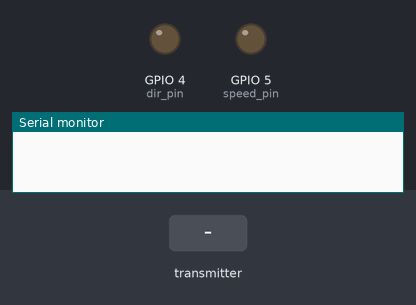
The sketch below on a simulated ESP8266 (NodeMCU). Shown: output pins drawn as LEDs (lit = HIGH), the last lines printed to the serial monitor. The inputs (shaded band) are chosen by the test bench.

Above: at 1.2 s.
1.3 s: the transmitter starts sending speed = 25
At 3.9 s:
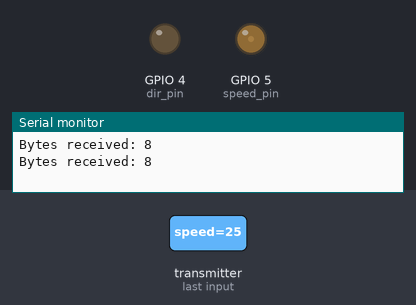
4.3 s: the transmitter starts sending speed = 100
At 6.1 s:
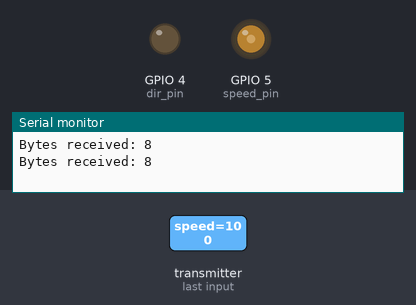
Timing chart, 0 to 7.6 s (numbered marks = the images above; inputs shaded):
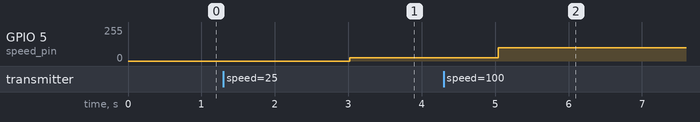

The sketch:

voice_control_car_using_esp_now.ino
```cpp
// uint8_t broadcastAddress[] = {0xA4, 0xCF, 0x12, 0xF3, 0x84, 0x5D};
/*
  Rui Santos
  Complete project details at https://RandomNerdTutorials.com/esp-now-two-way-communication-esp8266-nodemcu/

  Permission is hereby granted, free of charge, to any person obtaining a copy
  of this software and associated documentation files.

  The above copyright notice and this permission notice shall be included in all
  copies or substantial portions of the Software.
*/

#include <ESP8266WiFi.h>
#include <espnow.h>

#include <Adafruit_Sensor.h>
#include <DHT.h>

// REPLACE WITH THE MAC Address of your receiver
uint8_t broadcastAddress[] = {0xA4, 0xCF, 0x12, 0xF3, 0x81, 0xEF};

uint8_t debug_mode = 1;
// Digital pin connected to the DHT sensor
#define speed_pin 5    // D1
#define dir_pin 4      // D2


#define datalen 4
#define threshold 5

int i = 0;

int a_speed = 0;
int b_speed = 0;

// Uncomment the type of sensor in use:
//#define DHTTYPE    DHT11     // DHT 11
// #define DHTTYPE    DHT22     // DHT 22 (AM2302)
//#define DHTTYPE    DHT21     // DHT 21 (AM2301)

// DHT dht(DHTPIN, DHTTYPE);

// Define variables to store DHT readings to be sent
float Speed;
float Direction;

// Define variables to store incoming readings
float incomingSpeed;
float incomingDir;

String dataString = ""; // variable to hold input data
int dataArray[datalen]; // array to hold parsed integers
int dataIndex = 0; // index for dataArray

// Updates DHT readings every 10 seconds
const long interval = 1000;
unsigned long previousMillis = 0;    // will store last time DHT was updated

// Variable to store if sending data was successful
String success;

//Structure example to send data
//Must match the receiver structure
typedef struct struct_message {
    float speed;
    float dir;
} struct_message;

// Create a struct_message called Data_structure to hold sensor readings
struct_message Data_structure;

// Create a struct_message to hold incoming sensor readings
struct_message incomingReadings;

// Callback when data is sent
void OnDataSent(uint8_t *mac_addr, uint8_t sendStatus) {
  if(debug_mode == 1)
    Serial.print("Last Packet Send Status: ");
  if (sendStatus == 0){
    if(debug_mode == 1)
      Serial.println("Delivery success");
  }
  else{
    if(debug_mode == 1)
      Serial.println("Delivery fail");
  }
}

// Callback when data is received
void OnDataRecv(uint8_t * mac, uint8_t *incomingData, uint8_t len) {
  memcpy(&incomingReadings, incomingData, sizeof(incomingReadings));
  if(debug_mode == 1)
  {
    Serial.print("Bytes received: ");
    Serial.println(len);
  }

  incomingSpeed = incomingReadings.speed;
  incomingDir = incomingReadings.dir;
}

// ##edit this function
void getReadings(){
  // reciving data
  Speed = incomingSpeed; // ##replace this from speed
  // Read Speed as Fahrenheit (isFahrenheit = true)
  //float t = dht.readTemperature(true);
  if (isnan(Speed)){
    Serial.println("Failed to read");
    Speed = 0.0;
  }
  // reciving data
  Direction = incomingDir;  // ##replace this from direction
  if (isnan(Direction)){
    Serial.println("Failed to read");
    Direction = 0.0;
  }
}

void printIncomingReadings(){
  // Display Readings in Serial Monitor
  Serial.println("INCOMING READINGS");
  Serial.print("Speed: ");
  Serial.print(incomingSpeed);
  Serial.println(" units");
  Serial.print("Direction: ");
  Serial.print(incomingDir);
  Serial.println(" sign");
}

void setup() {
  // Init Serial Monitor
  Serial.begin(115200);

  // Init DHT sensor
  // dht.begin();

  // Set device as a Wi-Fi Station
  WiFi.mode(WIFI_STA);
  WiFi.disconnect();

  // Init ESP-NOW
  if (esp_now_init() != 0) {
    Serial.println("Error initializing ESP-NOW");
    return;
  }

  // Set ESP-NOW Role
  esp_now_set_self_role(ESP_NOW_ROLE_COMBO);

  // Once ESPNow is successfully Init, we will register for Send CB to
  // get the status of Trasnmitted packet
  esp_now_register_send_cb(OnDataSent);

  // Register peer
  esp_now_add_peer(broadcastAddress, ESP_NOW_ROLE_COMBO, 1, NULL, 0);

  // Register for a callback function that will be called when data is received
  esp_now_register_recv_cb(OnDataRecv);
}

void loop() {
  unsigned long currentMillis = millis();
  if (currentMillis - previousMillis >= interval) {
    // save the last time you updated the DHT values
    previousMillis = currentMillis;

    //Get DHT readings
    getReadings();
    //Set values to send
    Data_structure.speed = Speed;
    Data_structure.dir = Direction;

    control(Speed, Direction); //##
    if(debug_mode == 1)//##check this  line later
      delay(2000);
    Speed = 0;
    Direction = 0;
    // Send message via ESP-NOW
    esp_now_send(broadcastAddress, (uint8_t *) &Data_structure, sizeof(Data_structure));

    // Print incoming readings
          if(debug_mode == 1)
      {
        Serial.println("------------------------ Debug Mode ----------------------");
        Serial.println("------------------------ Incoming Data ----------------------");
        printIncomingReadings();
        Serial.println("xxxxxxxxxxxxxxxxxxxxxxxxxxxxxxxxxxxxxxxxxxxxxxxxxxxxxxxxxxxx");
      }
  }
}

//////////////////////////////////////////////

// work on "Speed" and Direction "vaiable"
// void control(int Speed, int Direction)
void control(int Speed, int Direction)
{
  if(Speed > threshold)
  {
    a_speed = Speed;
    analogWrite(speed_pin, a_speed);
    digitalWrite(dir_pin, LOW);
    // analogWrite(PWM2, a_speed);
    // digitalWrite(DIR2, LOW);
  }
  else if(Speed < -threshold)
  {
    a_speed = -1*Speed;
    analogWrite(speed_pin, a_speed);
    digitalWrite(dir_pin, HIGH);
    // analogWrite(PWM2, a_speed);
    // digitalWrite(DIR2, HIGH);
  }
  // else if(dataArray[1] > threshold)
  // {
  //   a_speed = dataArray[1];
  //   analogWrite(speed_pin, a_speed);
  //   digitalWrite(dir_pin, LOW);
  //   // analogWrite(PWM2, a_speed);
  //   // digitalWrite(DIR2, HIGH);

  // }
  // else if(dataArray[1] < -threshold)
  // {
  //   a_speed = -1*dataArray[1];
  //   analogWrite(speed_pin, a_speed);
  //   digitalWrite(dir_pin, HIGH);
  //   // analogWrite(PWM2, a_speed);
  //   // digitalWrite(DIR2, LOW);

  // }
  else
  {
    analogWrite(speed_pin, LOW);
    // analogWrite(PWM2, LOW);
    analogWrite(dir_pin, LOW);
    // analogWrite(DIR2, LOW);
    Speed=0;
    Direction=0;
    // dataArray[2]
    // dataArray[3]
  }

}

////////////////////////////////////////////
```

Measured:
- after the input at 1.3 s, GPIO 5 (speed_pin): 0/255 → 25/255 after 1.7 s
- after the input at 4.3 s, GPIO 5 (speed_pin): 25/255 → 100/255 after 0.74 s
